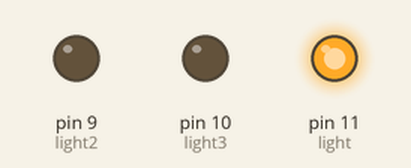
Recording of a sketch running on a simulated Arduino Uno, built with avr-gcc and run on an emulated ATmega328P. On the bench: output pins drawn as LEDs (lit = HIGH).

Above: at 0.05 s.
At 2.0 s:
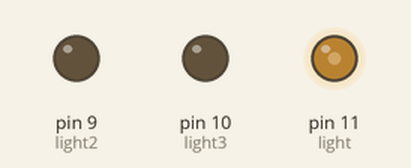
At 3.25 s:
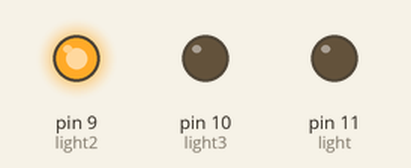
At 4.5 s:
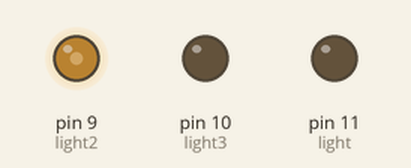
At 6.75 s:
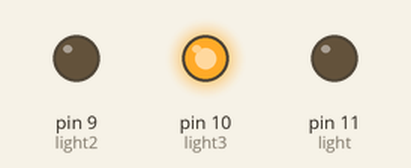
At 9.0 s:
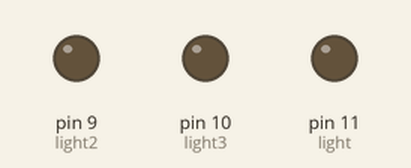
Timing chart, 0 to 11.7 s (numbered marks = the images above):
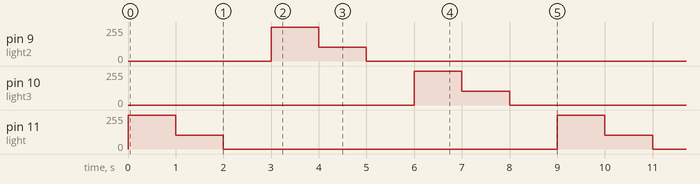

Measured:
- by itself, pin 9 (light2), pin 10 (light3), pin 11 (light): repeats every 9.0 s: 102/255 1.0 s, 0/255 7.0 s, 255/255 1.0 s

The sketch:

3-3-utilizing-analogwrite.ino
```cpp
/*

*/
int light = 11;
int light2 = 9;
int light3 = 10;

void setup() {
  pinMode(light,OUTPUT);
  pinMode(light2,OUTPUT);
  pinMode(light3,OUTPUT);

}

void loop() {
  analogWrite(light,255);
  delay(1000);
  analogWrite(light,102);
  delay(1000);
  analogWrite(light,0);
  delay(1000);
  analogWrite(light2,255);
  delay(1000);
  analogWrite(light2,102);
  delay(1000);
  analogWrite(light2,0);
  delay(1000);
  analogWrite(light3,255);
  delay(1000);
  analogWrite(light3,102);
  delay(1000);
  analogWrite(light3,0);
  delay(1000);

}
```
